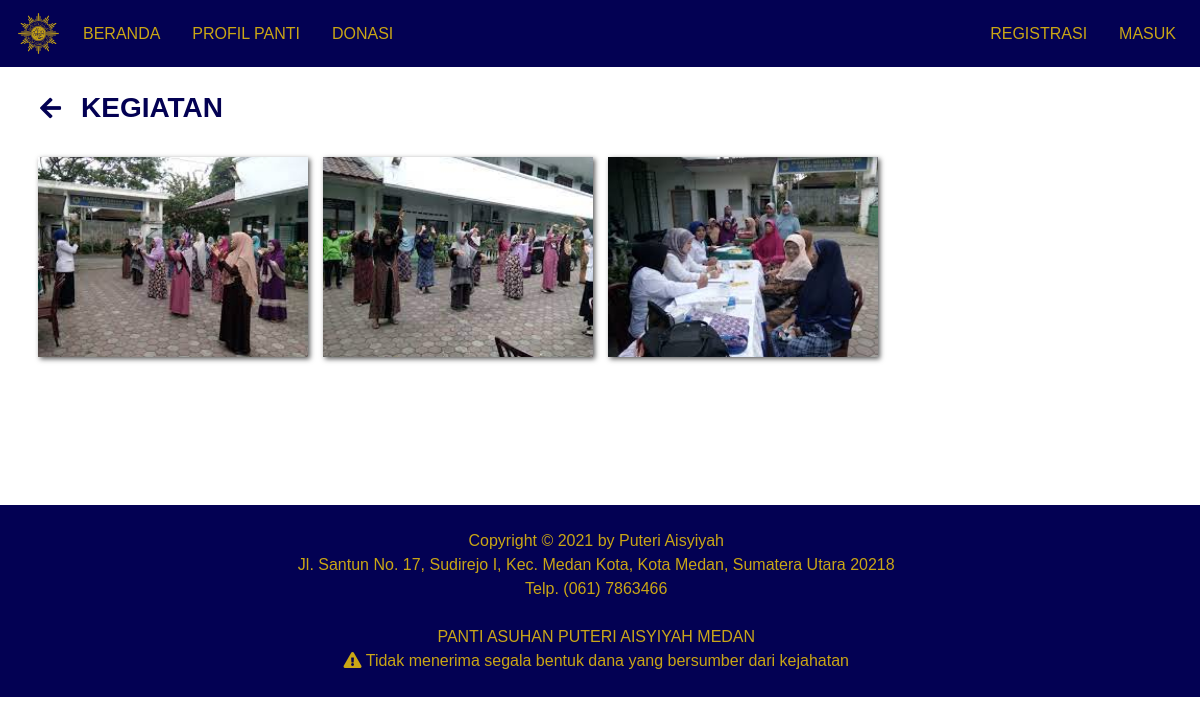
Screenshot of /ProfilPanti/Album/2 with the database file from the repository.
### tables this page shows
CREATE TABLE `tabel_album` (
  `id_album` int(11) NOT NULL,
  `nama_album` varchar(100) NOT NULL
);

CREATE TABLE `tabel_foto` (
  `id_foto` int(11) NOT NULL,
  `id_album` int(11) NOT NULL,
  `file_foto` varchar(100) NOT NULL
);

CREATE TABLE `tabel_panti` (
  `id_biodata` int(11) NOT NULL,
  `jenis_biodata` varchar(100) NOT NULL,
  `isi_biodata` text NOT NULL
);

### application/controllers/ProfilPanti.php (called while the page is built, shortened)
<?php
  class ProfilPanti extends CI_Controller{
    public function Album($id_album){
      $data['album']      = $this->db->get_where('tabel_album', ['id_album' => $id_album])->row_array();
      $data['judul']      = ucwords($data['album']['nama_album']);
      $data['tabel_akun'] = $this->db->get_where('tabel_akun', ['id_user' => $this->session->userdata('id_user')])->row_array();
      $this->db->select('*');
      $this->db->from('tabel_foto');
      $this->db->where('id_album', $id_album);
      $data['foto'] = $this->db->get()->result();
      $this->load->view('Templates/head', $data);
      $this->load->view('Templates/navbar');
      $this->load->view('ProfilPanti/Album',$data);
      $this->load->view('Templates/footer');
      $this->load->view('Templates/foot');
    }
  }

### index.php (called while the page is built, shortened)
<?php
require_once BASEPATH.'core/CodeIgniter.php';

### application/views/ProfilPanti/Album.php (the view)
<body style="color: #030153; font-family: Arial">
  <div class="container mt-4 mb-5">
    <div class="row">
      <a href="<?= base_url() ?>ProfilPanti" style="color: #030153; margin-top: 4px; margin-right: 20px; margin-left: 10px">
        <h4><i class="fa fa-arrow-left"></i></h4>
      </a>
      <h3 style="font-weight: 700"><?= strtoupper($album['nama_album']) ?></h3>
    </div>
    <div class="row mt-2">
      <?php foreach($foto as $fot) : ?>
        <div class="col-lg-3 mt-3 d-md-block">
          <div style="height: 200px; position: relative">
            <img src="<?= base_url('assets/img/album_foto/').$fot->file_foto ?>" style="width: 100%; height: 100%; box-shadow: 2px 2px 5px rgba(0, 0, 0, 0.65); object-fit: cover">
          </div>
        </div>
      <?php endforeach ?>
    </div>
  </div>
</body>

### application/views/Templates/footer.php (shortened to what this page needs)
<div class="row" style="margin-right: 0px">
  <footer class="sticky-footer" style="width: 100%; color: #CAA615; background: #030153; margin-top: 100px">
    <?php
        $alamat_panti  = $this->db->get_where('tabel_panti', ['jenis_biodata' => 'Alamat'])->row_array();
        $telepon_panti = $this->db->get_where('tabel_panti', ['jenis_biodata' => 'Telepon'])->row_array();
    ?>
    <div class="container my-auto">
      <div class="text-center my-auto">&nbsp;</div>
      <div class="copyright text-center my-auto">
        <span>Copyright &copy; 2021 by Puteri Aisyiyah</span>
      </div>
      <div class="text-center my-auto">
        <span><?= $alamat_panti['isi_biodata'] ?></span>
      </div>
      <div class="text-center my-auto">
        <span>Telp. <?= $telepon_panti['isi_biodata'] ?></span>
      </div>
      <div class="text-center my-auto">&nbsp;</div>
      <div class="text-center my-auto">
        <span><a class="hlink" href="<?= base_url('ProfilPanti') ?>">PANTI ASUHAN PUTERI AISYIYAH MEDAN</a></span>
      </div>
      <div class="text-center my-auto">
        <i class="fas fa-exclamation-triangle"></i>
        <span>Tidak menerima segala bentuk dana yang bersumber dari kejahatan</span>
      </div>
      <div class="text-center my-auto">&nbsp;</div>
    </div>
  </footer>
</div>

### application/views/Templates/footer.php (style rules this page uses)
.hlink { color: #CAA619; }

### rows the page displays
tabel_album: nama_album "KEGIATAN"
tabel_foto: file_foto (picture)
tabel_foto: file_foto (picture)
tabel_foto: file_foto (picture)
tabel_panti: isi_biodata "Jl. Santun No. 17, Sudirejo I, Kec. Medan Kota, Kota Medan, Sumatera Utara 20218"
tabel_panti: isi_biodata "(061) 7863466"
